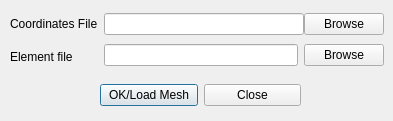
<?xml version="1.0" encoding="UTF-8"?>
<ui version="4.0">
 <class>LoadMesh</class>
 <widget class="QDialog" name="LoadMesh">
  <property name="geometry">
   <rect>
    <x>0</x>
    <y>0</y>
    <width>393</width>
    <height>121</height>
   </rect>
  </property>
  <property name="windowTitle">
   <string>Dialog</string>
  </property>
  <widget class="QWidget" name="">
   <property name="geometry">
    <rect>
     <x>100</x>
     <y>80</y>
     <width>201</width>
     <height>31</height>
    </rect>
   </property>
   <layout class="QHBoxLayout" name="horizontalLayout_2">
    <item>
     <widget class="QPushButton" name="okButton">
      <property name="text">
       <string>OK/Load Mesh</string>
      </property>
     </widget>
    </item>
    <item>
     <widget class="QPushButton" name="closeButton">
      <property name="text">
       <string>Close</string>
      </property>
     </widget>
    </item>
   </layout>
  </widget>
  <widget class="QWidget" name="">
   <property name="geometry">
    <rect>
     <x>10</x>
     <y>10</y>
     <width>374</width>
     <height>60</height>
    </rect>
   </property>
   <layout class="QHBoxLayout" name="horizontalLayout">
    <item>
     <layout class="QVBoxLayout" name="verticalLayout_3">
      <item>
       <widget class="QLabel" name="label">
        <property name="text">
         <string>Coordinates File</string>
        </property>
       </widget>
      </item>
      <item>
       <widget class="QLabel" name="label_2">
        <property name="text">
         <string>Element file</string>
        </property>
       </widget>
      </item>
     </layout>
    </item>
    <item>
     <layout class="QVBoxLayout" name="verticalLayout_2">
      <item>
       <widget class="QLineEdit" name="coordLine">
        <property name="minimumSize">
         <size>
          <width>200</width>
          <height>0</height>
         </size>
        </property>
       </widget>
      </item>
      <item>
       <widget class="QLineEdit" name="elementLine"/>
      </item>
     </layout>
    </item>
    <item>
     <layout class="QVBoxLayout" name="verticalLayout">
      <item>
       <widget class="QPushButton" name="coordBrowse">
        <property name="text">
         <string>Browse</string>
        </property>
       </widget>
      </item>
      <item>
       <widget class="QPushButton" name="elementBrowse">
        <property name="text">
         <string>Browse</string>
        </property>
       </widget>
      </item>
     </layout>
    </item>
   </layout>
  </widget>
 </widget>
 <resources/>
 <connections/>
</ui>
